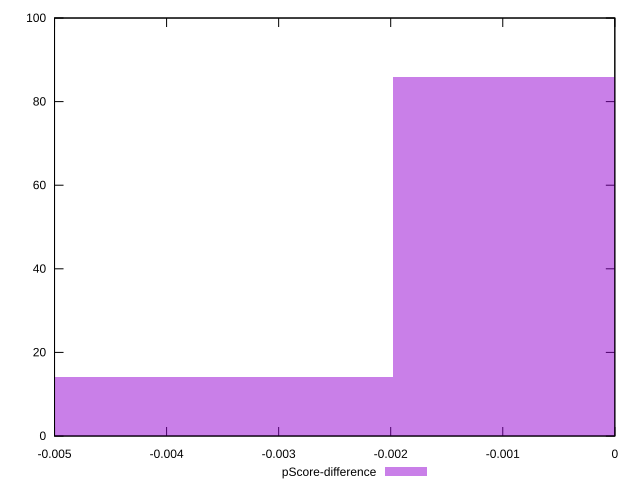

This chart was generated by the following gnuplot code:
reset

$pScoreDifference <<EOF
-0.003954794311476349 14
0 86
EOF

set key outside below
set boxwidth 0.003954794311476349
set xrange [-0.0050000000000000044:0]
set yrange [0:100]
set trange [0:100]
set style fill transparent solid 0.5 noborder
set terminal svg size 640, 490 enhanced background rgb 'white'
set output "reports/report_00030_2021-02-24T20-42-31.540Z/unused-css-rules/samples/music/pScore-difference/histogram.svg"

plot $pScoreDifference title "pScore-difference" with boxes

reset
